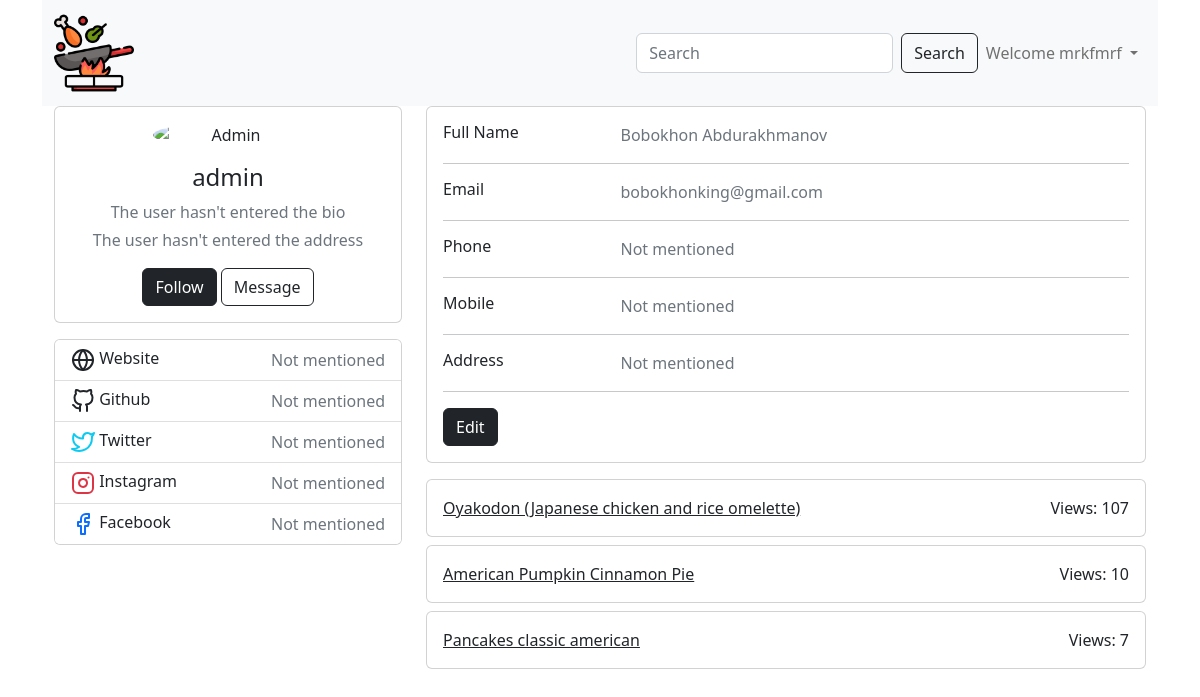
The app's page /profile/1 (signed in) with its own data.
### web_site/models.py (models this page shows, shortened)
class Post(models.Model):
    title = models.CharField(max_length=50, verbose_name='Recipe title')
    content = models.TextField(default='Recipe description coming soon', verbose_name='Recipe text')
    created_at = models.DateTimeField(auto_now_add=True, verbose_name='Creation date')
    updated_at = models.DateTimeField(auto_now=True, verbose_name='Update date')
    photo = models.ImageField(upload_to='photos/', blank=True, null=True, verbose_name='Image')
    watched = models.IntegerField(default=0, verbose_name='Views')
    is_published = models.BooleanField(default=True, verbose_name='Is published')
    category = models.ForeignKey(Category, on_delete=models.CASCADE, verbose_name='Category')
    author = models.ForeignKey(User, default=None, null=True, blank=True, on_delete=models.CASCADE)
    class Meta:
        verbose_name = 'Recipe'
        verbose_name_plural = 'Recipes'

### web_site/views.py (the view)
# urls.py: path('profile/<int:user_id>', profile, name='profile'),
def profile(request, user_id):
    user = User.objects.get(pk=user_id)
    articles = Post.objects.filter(author=user)
    context = {
        'title': f'{user.first_name} {user.last_name}',
        'user': user,
        'articles': articles
    }
    return render(request, 'web_site/profile.html', context)

### web_site/templates/web_site/profile.html (shortened to what this page needs)
{% extends 'base.html' %}
{% block main %}
<div class="container">
    <div class="main-body">
        <div class="row gutters-sm">
            <div class="col-md-4 mb-3">
                <div class="card">
                    <div class="card-body">
                        <div class="d-flex flex-column align-items-center text-center">
                            <img src="https://bootdey.com/img/Content/avatar/avatar7.png" alt="Admin"
                                 class="rounded-circle" width="150">
                            <div class="mt-3">
                                <h4>{{ user.username }}</h4>
                                {% if user.userprofile.bio %}
                                <p class="text-secondary mb-1">{{ user.userprofile.bio }}</p>
                                {% else %}
                                <p class="text-secondary mb-1">The user hasn't entered the bio</p>
                                {% endif %}
                                {% if user.userprofile.address %}
                                <p class="text-muted font-size-sm">{{ user.userprofile.address }}</p>
                                {% else %}
                                <p class="text-muted font-size-sm">The user hasn't entered the address</p>
                                {% endif %}
                                <button class="btn btn-dark">Follow</button>
                                <button class="btn btn-outline-dark">Message</button>
                            </div>
                        </div>
                    </div>
                </div>
                <div class="card mt-3">
                    <ul class="list-group list-group-flush">
                        <li class="list-group-item d-flex justify-content-between align-items-center flex-wrap">
                            <h6 class="mb-0">
                                Website
                            </h6>
                            {% if user.userprofile.website %}
                            <span class="text-secondary">{{ user.userprofile.website }}</span>
                            {% else %}
                            <span class="text-secondary">Not mentioned</span>
                            {% endif %}
                        </li>
                        <li class="list-group-item d-flex justify-content-between align-items-center flex-wrap">
                            <h6 class="mb-0">
                                Github
                            </h6>
                            {% if user.userprofile.github %}
                            <span class="text-secondary">{{ user.userprofile.website }}</span>
                            {% else %}
                            <span class="text-secondary">Not mentioned</span>
                            {% endif %}
                        </li>
                        <li class="list-group-item d-flex justify-content-between align-items-center flex-wrap">
                            <h6 class="mb-0">
                                Twitter
                            </h6>
                            {% if user.userprofile.twitter %}
                            <span class="text-secondary">{{ user.userprofile.twitter }}</span>
                            {% else %}
                            <span class="text-secondary">Not mentioned</span>
                            {% endif %}
                        </li>
                        <li class="list-group-item d-flex justify-content-between align-items-center flex-wrap">
                            <h6 class="mb-0">
                                Instagram
                            </h6>
                            {% if user.userprofile.instagram %}
                            <span class="text-secondary">{{ user.userprofile.instagram }}</span>
                            {% else %}
                            <span class="text-secondary">Not mentioned</span>
                            {% endif %}
                        </li>
                        <li class="list-group-item d-flex justify-content-between align-items-center flex-wrap">
                            <h6 class="mb-0">
                                Facebook
                            </h6>
                            {% if user.userprofile.facebook %}
                            <span class="text-secondary">{{ user.userprofile.facebook }}</span>
                            {% else %}
                            <span class="text-secondary">Not mentioned</span>
                            {% endif %}
                        </li>
                    </ul>
                </div>
            </div>
            <div class="col-md-8">
                <div class="card mb-3">
                    <div class="card-body">
                        <div class="row">
                            <div class="col-sm-3">
                                <h6 class="mb-0">Full Name</h6>
                            </div>
                            <div class="col-sm-9 text-secondary">
                                {{user.first_name}} {{ user.last_name }}
                            </div>
                        </div>
                        <hr>
                        <div class="row">
                            <div class="col-sm-3">
                                <h6 class="mb-0">Email</h6>
                            </div>
                            <div class="col-sm-9 text-secondary">
                                {{ user.email }}
                            </div>
                        </div>
                        <hr>
                        <div class="row">
                            <div class="col-sm-3">
                                <h6 class="mb-0">Phone</h6>
                            </div>
                            <div class="col-sm-9 text-secondary">
                                {% if user.userprofile.phone %}
                                {{ user.userprofile.phone }}
                                {% else %}
                                Not mentioned
                                {% endif %}
                            </div>
                        </div>
                        <hr>
                        <div class="row">
                            <div class="col-sm-3">
                                <h6 class="mb-0">Mobile</h6>
                            </div>
                            <div class="col-sm-9 text-secondary">
                                {% if user.userprofile.mobile %}
                                {{ user.userprofile.mobile }}
                                {% else %}
                                Not mentioned
                                {% endif %}
                            </div>
                        </div>
                        <hr>
                        <div class="row">
                            <div class="col-sm-3">
                                <h6 class="mb-0">Address</h6>
                            </div>
                            <div class="col-sm-9 text-secondary">
                                {% if user.userprofile.address %}
                                {{ user.userprofile.address }}
                                {% else %}
                                Not mentioned
                                {% endif %}
                            </div>
                        </div>
                        <hr>
                        <div class="row">
                            <div class="col-sm-12">
                                <a class="btn btn-dark"
                                   href="#">Edit</a>
                            </div>
                        </div>
                    </div>
                </div>
                {% for article in articles %}
                <div class="card p-3 mb-2">
                    <div class="d-flex justify-content-between">
                        <div class="card-text">
                            <a href="{% url 'post_detail' article.pk %}" class="link-dark">{{ article.title }}</a>
                        </div>
                        <div class="d-flex justify-content-between">
                            <div>
                                Views: {{ article.watched }}
                            </div>
                        </div>
                    </div>
                </div>
                {% endfor %}
            </div>
        </div>
    </div>
</div>
{% endblock main %}

### templates/components/_navbar.html (shortened to what this page needs)
{% load static %}
<nav class="navbar navbar-expand-lg bg-light">
    <div class="container-fluid">
        <a class="navbar-brand" href="{% url 'index' %}">
            <img src="{% static 'web_site/img/def.png' %}" alt="" width="80">
        </a>
        <div class="collapse navbar-collapse" id="navbarSupportedContent">
            <div class="d-flex">
                <form class="d-flex" role="search" method="get" action="{% url 'search_results' %}">
                    <input name="q" class="form-control me-2" type="search" placeholder="Search" aria-label="Search">
                    <button class="btn btn-outline-dark" type="submit">Search</button>
                </form>
                <ul class="navbar-nav me-auto mb-2 mb-lg-0">
                    {% if not request.user.is_authenticated %}
                    <li class="nav-item">
                        <a class="nav-link active" aria-current="page" href="{% url 'login' %}">Sign in</a>
                    </li>
                    <li class="nav-item">
                        <a class="nav-link active" aria-current="page" href="{% url 'register' %}">Sign up</a>
                    </li>
                    {% else %}
                    <li class="nav-item dropdown">
                        <a class="nav-link dropdown-toggle" href="#" role="button" data-bs-toggle="dropdown"
                           aria-expanded="false">
                            Welcome {{ request.user.username }}
                        </a>
                    </li>
                    {% endif %}
                </ul>
            </div>
        </div>
    </div>
</nav>

### records on screen
Post: title "Oyakodon (Japanese chicken and rice omelette)", watched "107"
Post: title "American Pumpkin Cinnamon Pie", watched "10"
Post: title "Pancakes classic american", watched "7"

### other values on screen
{{ request.user.username }} "mrkfmrf"
{{ user.username }} "admin"
{{ user.first_name }} "Bobokhon"
{{ user.last_name }} "Abdurakhmanov"
{{ user.email }} "bobokhonking@gmail.com"
